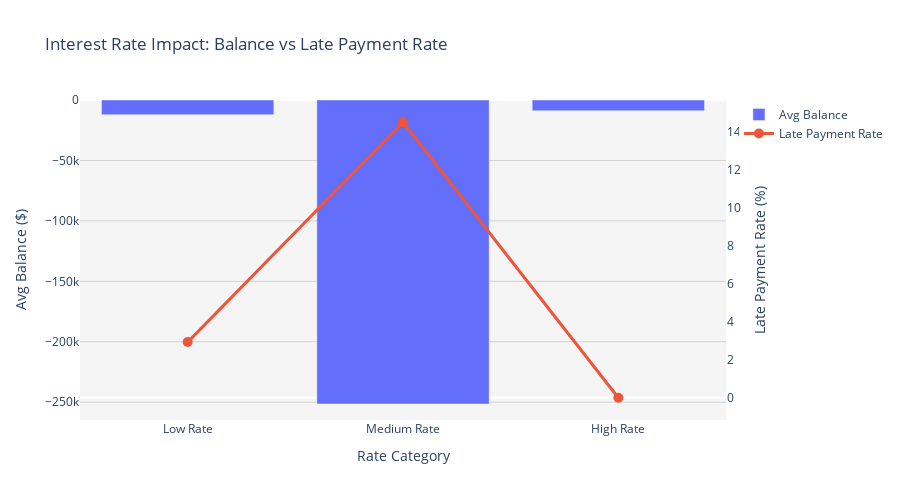

The notebook cell saved with this chart:
### Markdown cell above
### Interest Rate Impact Summary

### Code cell
interest_rate_impact_summary_query = "SELECT * FROM gold.analytics_interest_rate_behavior_impact ORDER BY avg_interest_rate"
interest_rate_impact_summary_df = fetch_data(interest_rate_impact_summary_query)

# Hovertext
hover_balance = [
    f"<b>{cat}</b><br>Avg Balance: ${val:,.2f}" 
    for cat, val in zip(
        interest_rate_impact_summary_df['rate_category'], 
        interest_rate_impact_summary_df['avg_balance']
    )
]

hover_late = [
    f"<b>{cat}</b><br>Late Payment Rate: {val:.1f}%" 
    for cat, val in zip(
        interest_rate_impact_summary_df['rate_category'], 
        interest_rate_impact_summary_df['avg_late_payment_rate_pct']
    )
]

fig = go.Figure()

# Avg Balance (bar)
fig.add_trace(go.Bar(
    name='Avg Balance',
    x=interest_rate_impact_summary_df['rate_category'],
    y=interest_rate_impact_summary_df['avg_balance'],
    marker_color='#636EFA',
    yaxis='y',
    hovertext=hover_balance,
    hoverinfo="text"
))

# Late Payment Rate (line)
fig.add_trace(go.Scatter(
    name='Late Payment Rate',
    x=interest_rate_impact_summary_df['rate_category'],
    y=interest_rate_impact_summary_df['avg_late_payment_rate_pct'],
    mode='lines+markers',
    marker=dict(size=10, color='#EF553B'),
    line=dict(width=3),
    yaxis='y2',
    hovertext=hover_late,
    hoverinfo="text"
))

# Layout
fig.update_layout(
    title="Interest Rate Impact: Balance vs Late Payment Rate",
    xaxis_title="Rate Category",
    yaxis=dict(
        title="Avg Balance ($)", 
        side='left',
        showgrid=True,
        gridcolor='lightgray'
    ),
    yaxis2=dict(
        title="Late Payment Rate (%)",
        side='right', 
        overlaying='y',
        showgrid=False
    ),
    height=500,
    plot_bgcolor='rgba(245,245,245,1)',
    hovermode='x unified'
)

fig.show()

### Figure 1 — Plotly figure (JSON) as saved in the notebook; plotly's stock layout.template omitted (floating-point values rounded to 4 significant figures)
{"data": [{"hoverinfo": "text", "hovertext": ["<b>Low Rate</b><br>Avg Balance: $-12,161.28", "<b>Medium Rate</b><br>Avg Balance: $-251,472.49", "<b>High Rate</b><br>Avg Balance: $-8,869.09"], "marker": {"color": "#636EFA"}, "name": "Avg Balance", "type": "bar", "x": ["Low Rate", "Medium Rate", "High Rate"], "y": [-12160.0, -251500.0, -8869.0], "yaxis": "y"}, {"hoverinfo": "text", "hovertext": ["<b>Low Rate</b><br>Late Payment Rate: 2.9%", "<b>Medium Rate</b><br>Late Payment Rate: 14.5%", "<b>High Rate</b><br>Late Payment Rate: 0.0%"], "line": {"width": 3}, "marker": {"color": "#EF553B", "size": 10}, "mode": "lines+markers", "name": "Late Payment Rate", "type": "scatter", "x": ["Low Rate", "Medium Rate", "High Rate"], "y": [2.93, 14.5, 0.0], "yaxis": "y2"}], "layout": {"height": 500, "hovermode": "x unified", "plot_bgcolor": "rgba(245,245,245,1)", "title": {"text": "Interest Rate Impact: Balance vs Late Payment Rate"}, "xaxis": {"title": {"text": "Rate Category"}}, "yaxis": {"gridcolor": "lightgray", "showgrid": true, "side": "left", "title": {"text": "Avg Balance ($)"}}, "yaxis2": {"overlaying": "y", "showgrid": false, "side": "right", "title": {"text": "Late Payment Rate (%)"}}}}
